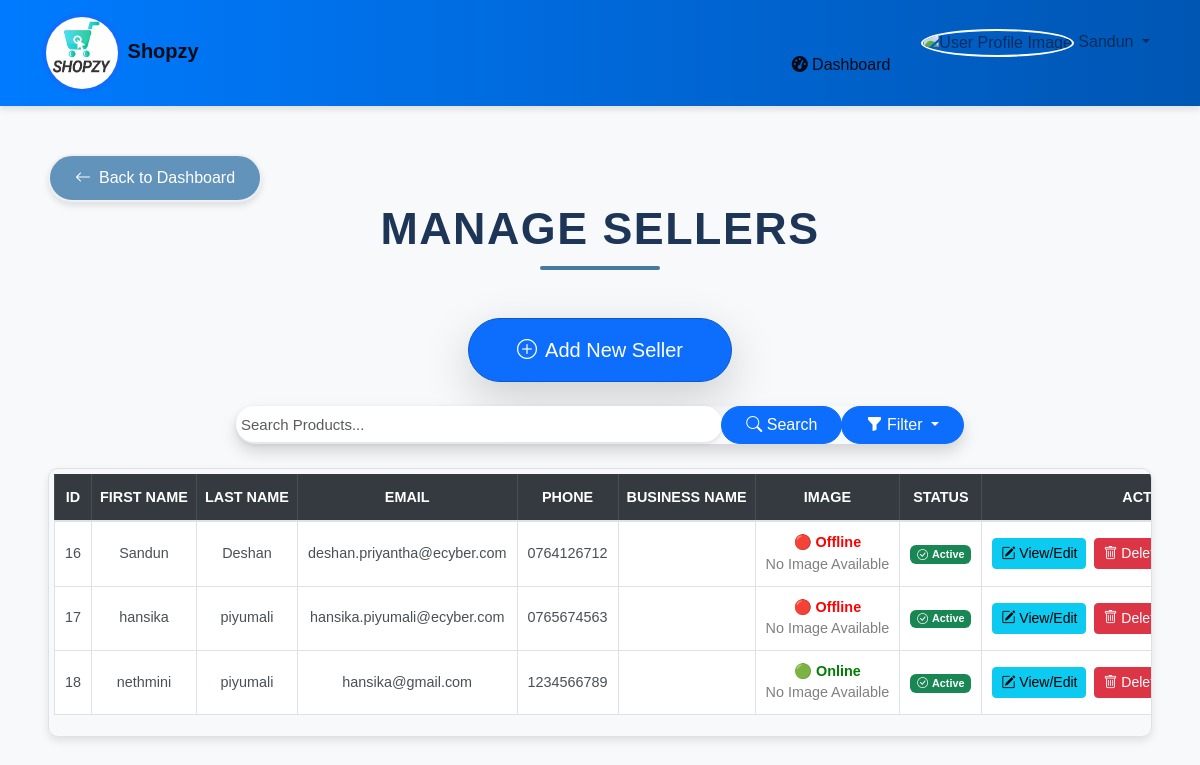
The app's page /Admin/ManageSeller.php (signed in) with its own data.
### tables this page shows
CREATE TABLE `sellers` (
  `seller_id` int(11) NOT NULL,
  `first_name` varchar(50) DEFAULT NULL,
  `last_name` varchar(50) DEFAULT NULL,
  `email` varchar(100) NOT NULL,
  `password` varchar(255) NOT NULL,
  `phone` varchar(15) DEFAULT NULL,
  `business_name` varchar(100) DEFAULT NULL,
  `address` text DEFAULT NULL,
  `Status` tinyint(1) NOT NULL,
  `image` varchar(255) NOT NULL,
  `online` tinyint(1) NOT NULL,
  `created_at` timestamp NOT NULL DEFAULT current_timestamp(),
  `updated_at` timestamp NOT NULL DEFAULT current_timestamp() ON UPDATE current_timestamp()
);

### Admin/ManageSeller.php (the view, shortened to what this page needs)
<?php
include 'header.php';
?>
<!DOCTYPE html>
<html lang="en">
<head>
    <link rel="stylesheet" href="https://cdnjs.cloudflare.com/ajax/libs/animate.css/4.1.1/animate.min.css" />
    <link href="https://cdn.jsdelivr.net/npm/bootstrap@5.3.0-alpha1/dist/css/bootstrap.min.css" rel="stylesheet">
    <link rel="stylesheet" href="https://cdn.jsdelivr.net/npm/bootstrap-icons@1.10.5/font/bootstrap-icons.css">
    <link rel="stylesheet" href="css/pagestyle.css">
</head>
<body>
<div class="custom-container my-5 mx-5">
        <a href="main.php" class="btn btn-primary back">
            <i class="bi bi-arrow-left me-2"></i> Back to Dashboard
        </a>
        <h1 class="header-title text-center mb-5">Manage Sellers</h1>
        <div class="row mb-4">
        <div class="col-12 text-center">
                <button type="button" class="btn btn-primary btn-lg shadow-lg rounded-pill px-5 py-3"
                data-bs-toggle="modal"data-bs-toggle="modal" data-bs-target="#addSellerModal"
                style="background-color: #0d6efd; border-color: #0a58ca;">
                    <i class="bi bi-plus-circle me-2"></i>Add New Seller
                </button>
            </div>
        </div>
        <div class="row my-4">
            <div class="col-md-8 offset-md-2">
                <div class="input-group shadow rounded-pill">
                    <input type="text" id="searchInput" class="form-control rounded-pill border-0"
                        placeholder="Search Products..."
                        aria-label="Search Products">
                    <button class="btn btn-primary rounded-pill px-4" type="button" id="searchButton">
                        <i class="bi bi-search"></i> Search
                    </button>
                    <div >
                        <dropdown class="dropdown">
                            <button class="btn btn-primary dropdown-toggle rounded-pill px-4" type="button" data-bs-toggle="dropdown" aria-expanded="false">
                                <i class="bi bi-funnel-fill"></i> Filter
                            </button>
                    </div>
                </div>
            </div>
        </div>
        <div class="row mt-4">
            <div class="col-md-12">
                <div class="table-responsive">
                    <table class="table table-bordered table-hover" >
                        <thead class="table-dark">
                            <tr>
                                <th scope="col">ID</th>
                                <th scope="col">First Name</th>
                                <th scope="col">Last Name</th>
                                <th scope="col">Email</th>
                                <th scope="col">Phone</th>
                                <th scope="col">Business Name</th>
                                <th scope="col">Image</th>
                                <th scope="col">Status</th>
                                <th scope="col">Action</th>
                            </tr>
                        </thead>
                        <tbody>
                            <?php
                                 if(isset($_REQUEST['Fillter'])){
                                    if($_REQUEST['Fillter'] == 'Active'){
                                        $query = "SELECT * FROM sellers WHERE Status ='1'";
                                         $result = mysqli_query($conn, $query);
                                    }
                                    if($_REQUEST['Fillter'] == 'Inactive'){
                                        $query = "SELECT * FROM sellers WHERE Status = '0'";
                                        $result = mysqli_query($conn, $query);
                                    }
                                    if($_REQUEST['Fillter'] == 'All'){
                                        $query = "SELECT * FROM sellers";
                                         $result = mysqli_query($conn, $query);
                                    }
                                } else {
                                    $query = "SELECT * FROM sellers";
                                    $result = mysqli_query($conn, $query);
                                }
                            $rowCount = mysqli_num_rows($result);
                            if ($rowCount > 0) {
                                while ($row = mysqli_fetch_assoc($result)) { ?>
                                    <tr>
                                        <td><?php echo htmlspecialchars($row['seller_id']); ?></td>
                                        <td><?php echo htmlspecialchars($row['first_name']); ?></td>
                                        <td><?php echo htmlspecialchars($row['last_name']); ?></td>
                                        <td><?php echo htmlspecialchars($row['email']); ?></td>
                                        <td><?php echo htmlspecialchars($row['phone']); ?></td>
                                        <td><?php echo htmlspecialchars($row['business_name']); ?></td>
                                        <?php
                                            if ($row['online'] == 1) {
                                                if (empty($row['image'])) {
                                                    echo '<td>
                                                            <span style="color: green; font-weight: bold;">🟢 Online</span><br>
                                                            <span style="color: gray;">No Image Available</span>
                                                        </td>';
                                                } else {
                                                    echo '<td>
                                                            <span style="color: green; font-weight: bold;">🟢 Online</span><br>
                                                            <img src="../Seller/SellerImage/' . htmlspecialchars($row['image']) . '" alt="Seller Image" style="width: 50px; height: 50px; border-radius: 50%; border: 2px solid green;">
                                                        </td>';
                                                }
                                            } else {
                                                if (empty($row['image'])) {
                                                    echo '<td>
                                                            <span style="color: red; font-weight: bold;">🔴 Offline</span><br>
                                                            <span style="color: gray;">No Image Available</span>
                                                        </td>';
                                                } else {
                                                    echo '<td>
                                                            <span style="color: red; font-weight: bold;">🔴 Offline</span><br>
                                                            <img src="../Seller/SellerImage/' . htmlspecialchars($row['image']) . '" alt="Seller Image" style="width: 50px; height: 50px; border-radius: 50%; border: 2px solid red;">
                                                        </td>';
                                                }
                                            }
                                        ?>
                                        <td>
                                            <?php
                                            if ($row['Status'] == 1) {
                                                echo '<span class="badge bg-success"><i class="bi bi-check-circle me-1"></i>Active</span>';
                                            } else {
                                                echo '<span class="badge bg-secondary"><i class="bi bi-x-circle me-1"></i>Inactive</span>';
                                            }
                                            ?>
                                        </td>
                                        <td>
                                            <button type="button" class="btn btn-sm btn-info me-1" data-bs-toggle="modal" data-bs-target="#editSellerModal<?php echo $row['seller_id']; ?>">
                                                <i class="bi bi-pencil-square"></i> View/Edit
                                            </button>
                                            <button type="button" class="btn btn-sm btn-danger me-1" data-bs-toggle="modal" data-bs-target="#deleteSellerModal<?php echo $row['seller_id']; ?>">
                                                <i class="bi bi-trash"></i> Delete
                                            </button>
                                        </td>
                                    </tr>
                            <?php
                                }
                            } else {
                                echo '<tr><td colspan="10" class="text-center">No sellers found.</td></tr>';
                            }
                            ?>
                        </tbody>
                    </table>
                </div>
            </div>
        </div>
    </div>
</body>
</html>

### Admin/header.php (shortened to what this page needs)
<?php
include 'Backend/config.php';
$id = $_SESSION['admin_id'];
$stmt = $conn->prepare("SELECT * FROM admins WHERE admin_id = ?");
$stmt->bind_param("i", $id);
$stmt->execute();
$result = $stmt->get_result();
$row = $result->fetch_assoc();
function getProfileImagePath($imageName) {
    $defaultImage = 'https://bootdey.com/img/Content/avatar/avatar6.png';
    return file_exists("AdminImage/" . $imageName) && $imageName ? "AdminImage/" . htmlspecialchars($imageName) : $defaultImage;
}
$imagePath = getProfileImagePath($row['Image']);
?>
<!DOCTYPE html>
<html lang="en">
<head>
    <link rel='stylesheet' href='https://cdn.jsdelivr.net/npm/bootstrap@4.5.0/dist/css/bootstrap.min.css'>
    <link rel="stylesheet" href="https://cdnjs.cloudflare.com/ajax/libs/font-awesome/6.0.0-beta3/css/all.min.css">
</head>
<body>
    <nav class="navbar navbar-expand-lg navbar-light">
        <div class="container">
            <a class="navbar-brand" href="Main.php">
                <img src="Image/icon.jfif" class="rounded-circle p-1 bg-primary" width="80"> Shopzy
            </a>
            <div class="collapse navbar-collapse" id="navbarNav">
                <ul class="navbar-nav ml-auto">
                    <li class="nav-item active">
                        <br>
                        <a class="nav-link" href="Main.php"><i class="fas fa-tachometer-alt"></i> Dashboard</a>
                    </li>
                    <li class="nav-item dropdown">
                        <a href="#" class="nav-link dropdown-toggle" id="profileDropdown" role="button" data-toggle="dropdown" aria-haspopup="true" aria-expanded="false">
                            <img src="<?= $imagePath ?>" alt="User Profile Image" class="profile-image" />
                            <?= htmlspecialchars($row['first_name']) ?>
                        </a>
                    </li>
                </ul>
            </div>
        </div>
    </nav>
</body>
</html>

### Admin/css/pagestyle.css (style rules this page uses)
body { margin: 0; padding: 0; font-family: Arial, sans-serif; background-color: #f8f9fa; }
#searchInput { max-width: 100%; padding: 5px; border: 1px solid #ced4da; border-radius: 25px; font-size: 15px; color: #495057; box-shadow: 0 2px 4px rgba(0, 0, 0, 0.1); outline: none; transition: box-shadow 0.3s ease, border-color 0.3s ease; }
.table thead th { text-align: center; font-weight: bold; text-transform: uppercase; background-color: #343a40; color: #ffffff; padding: 12px 8px; border-bottom: 2px solid #dee2e6; font-size: 0.9rem; }
.table tbody td { text-align: center; padding: 10px; vertical-align: middle; font-size: 0.9rem; color: #495057; border-bottom: 1px solid #dee2e6; }
.table-responsive { border: 1px solid #dee2e6; border-radius: 10px; overflow-x: auto; overflow-y: auto; -webkit-overflow-scrolling: touch; box-shadow: 0 4px 8px rgba(0, 0, 0, 0.1); max-height: 600px; padding: 5px; }
.table { min-width: 1000px; white-space: nowrap; border-collapse: collapse; }
.header-title { font-size: 2.8rem; color: #1d3557; font-weight: 700; text-transform: uppercase; text-decoration: none; letter-spacing: 1.5px; margin-bottom: 30px; position: relative; }
.header-title::after { content: ''; display: block; width: 120px; height: 4px; background-color: #457b9d; margin: 10px auto 0; border-radius: 2px; }
.back { background-color: #6293ba; color: #ffffff; font-size: 16px; font-weight: 500; padding: 10px 25px; border: 2px solid #efeff4; border-radius: 30px; display: inline-flex; align-items: center; text-decoration: none; box-shadow: 0 4px 6px rgba(0, 0, 0, 0.1); transition: background-color 0.3s ease, box-shadow 0.3s ease; }

### Admin/header.php (style rules this page uses)
body { font-family: 'Poppins', sans-serif; overflow-x: hidden; }
.navbar { background: linear-gradient(90deg, #007bff, #0056b3); box-shadow: 0 4px 6px rgba(0, 0, 0, 0.1); }
.navbar-brand { font-weight: bold; color: white; font-size: 1.5rem; }
.nav-link { color: white; margin-left: 15px; font-size: 1.1rem; }
.profile-image { width: 50px; height: 50px; border-radius: 50%; border: 2px solid white; transition: transform 0.3s, border-color 0.3s; }

### records on screen
sellers: seller_id "16", first_name "Sandun", last_name "Deshan", email "deshan.priyantha@ecyber.com", phone "0764126712", online "🔴 Offline", Status 1 (drawn)
sellers: seller_id "17", first_name "hansika", last_name "piyumali", email "hansika.piyumali@ecyber.com", phone "0765674563", online "🔴 Offline", Status 1 (drawn)
sellers: seller_id "18", first_name "nethmini", last_name "piyumali", email "hansika@gmail.com", phone "1234566789", online "🟢 Online", Status 1 (drawn)

### other values on screen
$row['first_name'] "Sandun"
